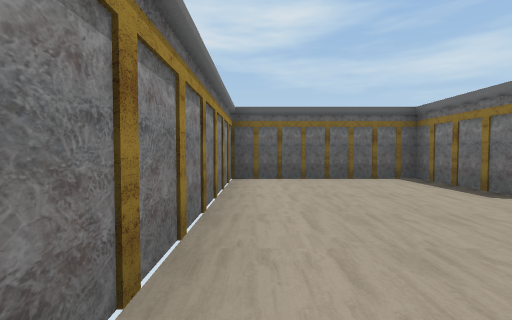
view 1 (above)

24 first-person views from a walk through a Unity game level. The camera is 1.2 m above the floor, tilts 2° down and sees 85° across. The floor is counted in squares, 2 m on a side. Each view is taken from the middle of a square. On the plan, view 1 faces up. The plan holds only what a view shows up to about 9 squares ahead; the rest is blank. Some animated figures are left out.

view 2
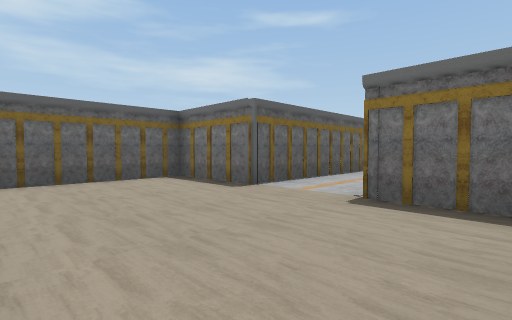

view 3
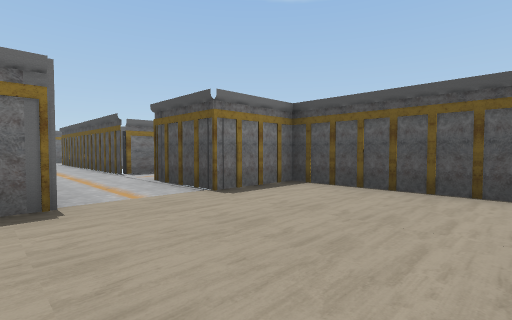

view 4
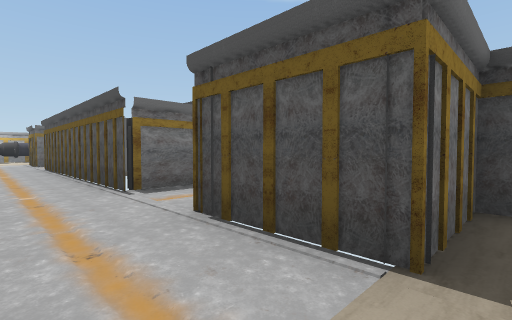

view 5
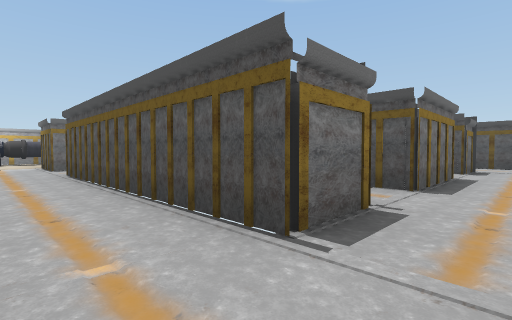

view 6
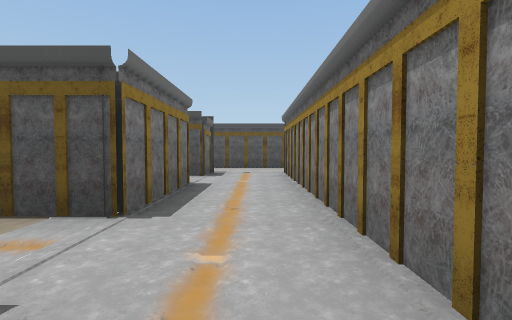

view 7
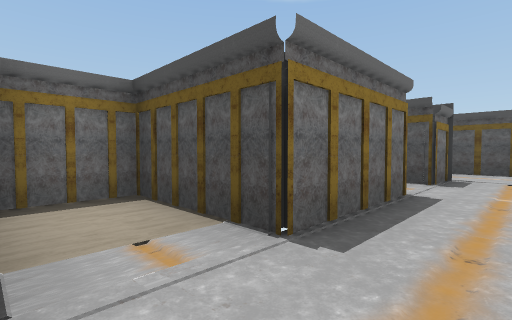

view 8
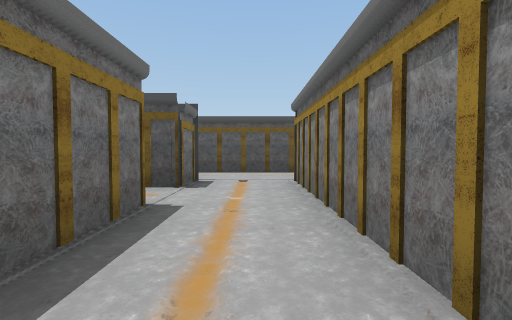

view 9
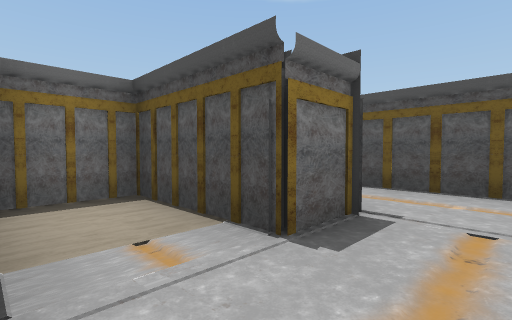

view 10
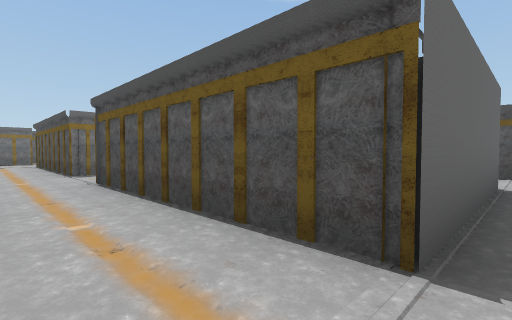

view 11
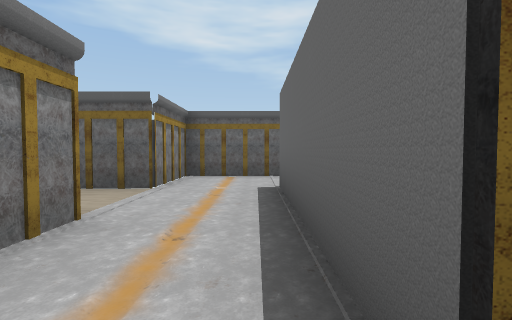

view 12
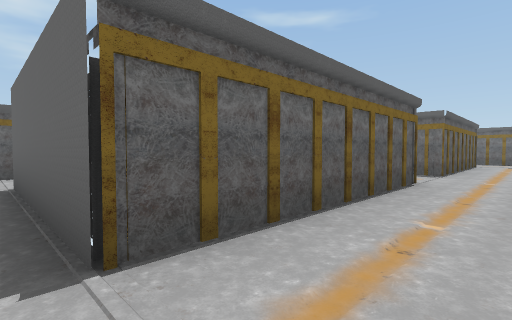

view 13
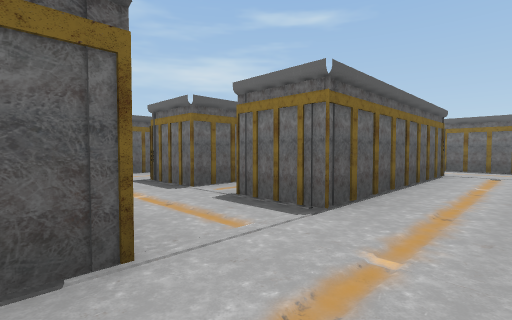

view 14
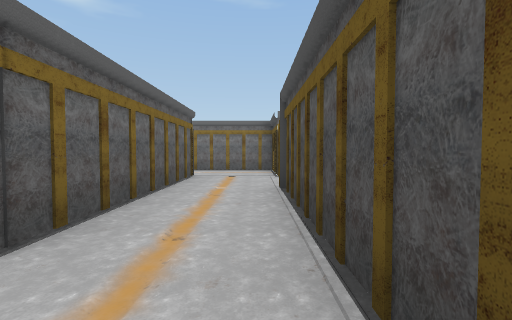

view 15
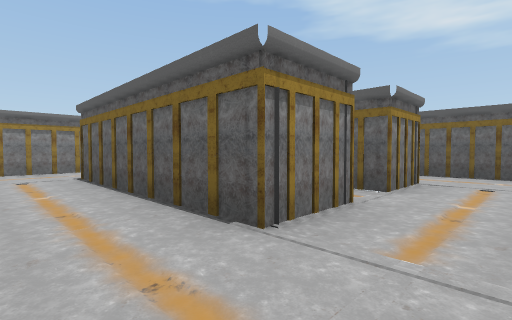

view 16
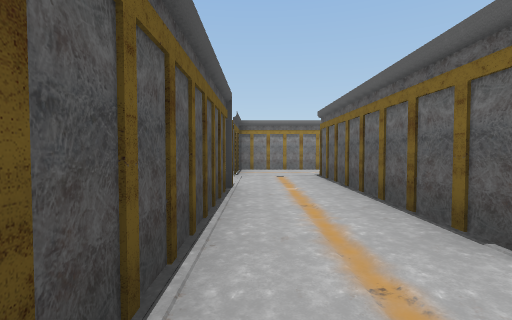

view 17
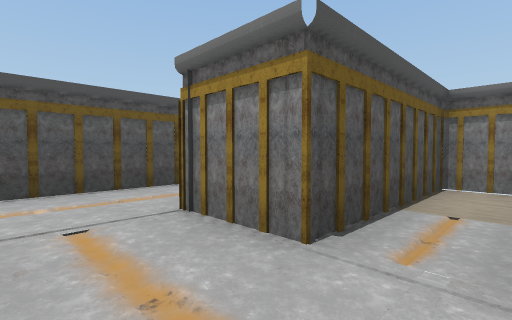

view 18
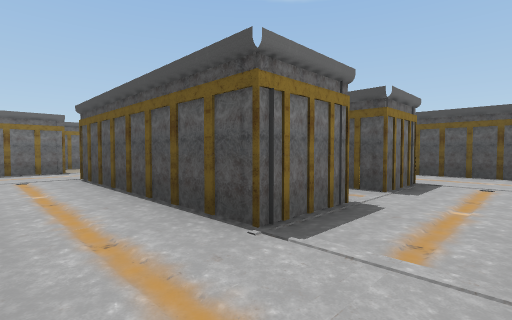

view 19
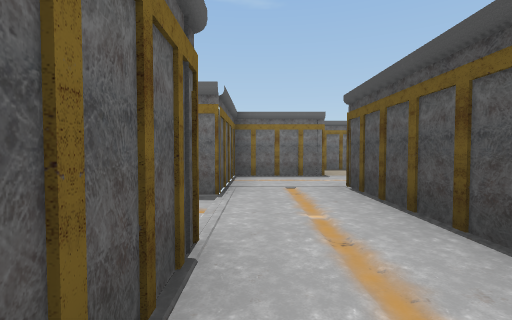

view 20
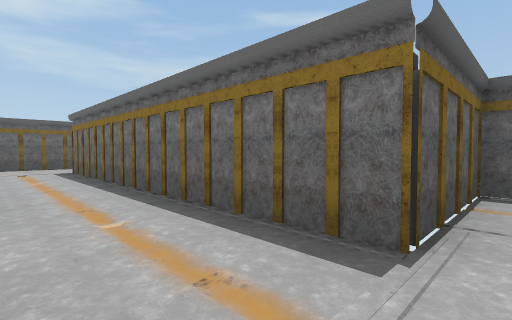

view 21
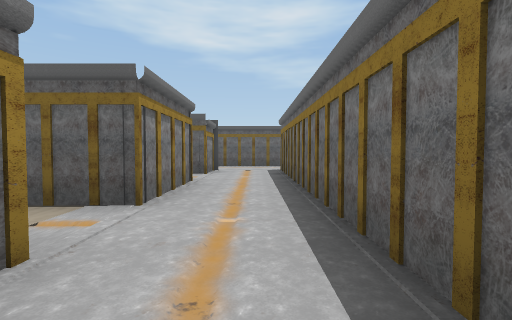

view 22
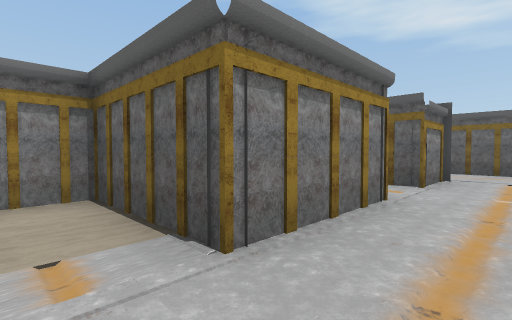

view 23
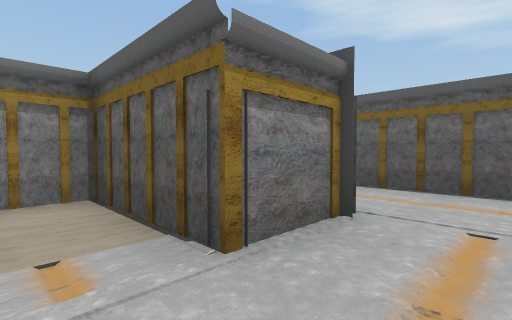

view 24
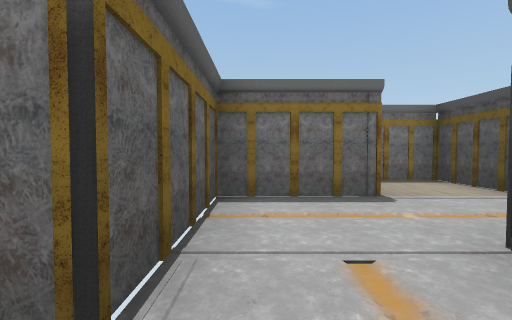

### Floor plan
Points are (right, up) in squares from view 1. A wall is a line through its corners. A room is listed if a view was taken in it or the views show most of it. See-through windows are left out.
Room 1 (views 1, 2, 3, 4)
walls: (3.4, 3.5) (3.4, 5.9) (-0.5, 5.9) (-0.5, 0.5); (0.1, -0.4) (3.4, -0.4) (3.4, 1.5)
ways out: opening at (4.5, 2.5) to room 2
Room 2 (view 5)
walls: (3.4, 1.5) (5.4, 1.5); (8, 3.5) (3.4, 3.5)
ways out: opening at (4.5, 2.5) to room 1; opening at (6.5, 0.5) to room 3; opening at (8.5, 2.5)
Room 3 (views 6, 7, 8, 9)
walls: (7.2, -4.1) (7.2, -1.5) (9.8, -1.5) (9.8, -0.1); (7.2, 0.1) (7.2, 1.5); (7.2, -6.5) (7.2, -5.5) (9.8, -5.5) (9.8, -4.1); (5.2, 0.2) (5.2, -6.5)
ways out: opening at (6.5, 0.5) to room 2; opening at (6.5, -6) to room 12
Room 4 (view 10)
walls: (4.4, -10.5) (4.4, -8.5); (2.5, -7) (2.5, -8.6) (1.1, -8.6); (4.6, -6.6) (2.3, -6.6)
ways out: opening at (3.5, -11.5) to room 5; opening at (5, -7.5) to room 12
Room 5 (views 11, 12, 13, 14, 15, 16)
walls: (9.5, -11) (9.5, -12.5) (4.4, -12.5) (4.4, -10.5); (6.9, -14.5) (14.4, -14.5); (16.6, -12.5) (11.5, -12.5) (11.5, -11); (3.5, -14.5) (4.6, -14.5); (17.6, -14.5) (18.3, -14.5); (2.5, -10.6) (2.5, -14.6); (18.6, -14.6) (18.6, -12)
ways out: opening at (3.5, -11.5) to room 4; opening at (10.5, -11.5) to room 6; opening at (17.5, -11.5) to room 10
Room 6 (view 17)
walls: (9.5, -8.5) (9.5, -10) (9, -10); (11.5, -10) (11.5, -8.5); (5.9, -10.1) (5.9, -11) (9.5, -11)
ways out: opening at (10.5, -11.5) to room 5; opening at (10.5, -9) to room 7
Room 7 (view 18)
walls: (7.6, -8.5) (9.5, -8.5); (11.4, -6.6) (9, -6.6)
ways out: opening at (10.5, -9) to room 6; opening at (12.5, -7.5) to room 8; opening at (8.5, -7.5) to room 12
Room 8 (views 19, 20, 21, 24)
walls: (13.9, -6.6) (11.4, -6.6); (11.5, -8.5) (15.4, -8.5)
ways out: opening at (12.5, -7.5) to room 7; opening at (14.5, -6) to room 9; opening at (16, -7.5) to room 10
Room 9 (views 22, 23)
walls: (13.7, -1.4) (13.7, -4) (11.2, -4) (11.2, -4.9); (13.7, 0) (11.2, 0) (11.2, -0.9); (15.8, -6.6) (15.8, -0.5)
ways out: opening at (14.5, -6) to room 8; opening at (14.5, 0.5) to room 11
Room 10 (no view inside)
walls: (18.6, -8.8) (18.6, -6.6) (15.8, -6.6); (19, -10.6) (20.6, -10.6) (20.6, -9); (15.4, -8.5) (16.6, -8.5)
ways out: opening at (17.5, -11.5) to room 5; opening at (16, -7.5) to room 8
Room 11 (no view inside)
walls: (11.4, 1.5) (13.7, 1.5) (13.7, 0); (16.3, 3.5) (12.8, 3.5); (15.8, -0.5) (15.8, 1.5)
ways out: opening at (14.5, 0.5) to room 9; opening at (12.5, 2.5); opening at (16.5, 2.5)
Room 12 (no view inside)
walls: (4.4, -8.5) (7.6, -8.5)
ways out: opening at (6.5, -6) to room 3; opening at (5, -7.5) to room 4; opening at (8.5, -7.5) to room 7

Positions as (right, up) in squares from view 1, and headings:
1: (0, 0), facing up
2: (0, 0), facing up-right
3: (0, 4), facing down-right
4: (3, 3), facing down-right
5: (6, 3), facing down-right
6: (6, 1), facing down
7: (6, 0), facing down-right
8: (6, -1), facing down
9: (6, -4), facing down-right
10: (4, -7), facing down-right
11: (4, -13), facing up
12: (4, -14), facing up-right
13: (9, -14), facing up-right
14: (10, -14), facing right
15: (11, -14), facing up-left
16: (11, -14), facing left
17: (11, -10), facing down-left
18: (10, -7), facing down-right
19: (12, -7), facing right
20: (14, -7), facing up-right
21: (15, -7), facing up
22: (15, -5), facing up-left
23: (15, -1), facing up-left
24: (15, -7), facing right
